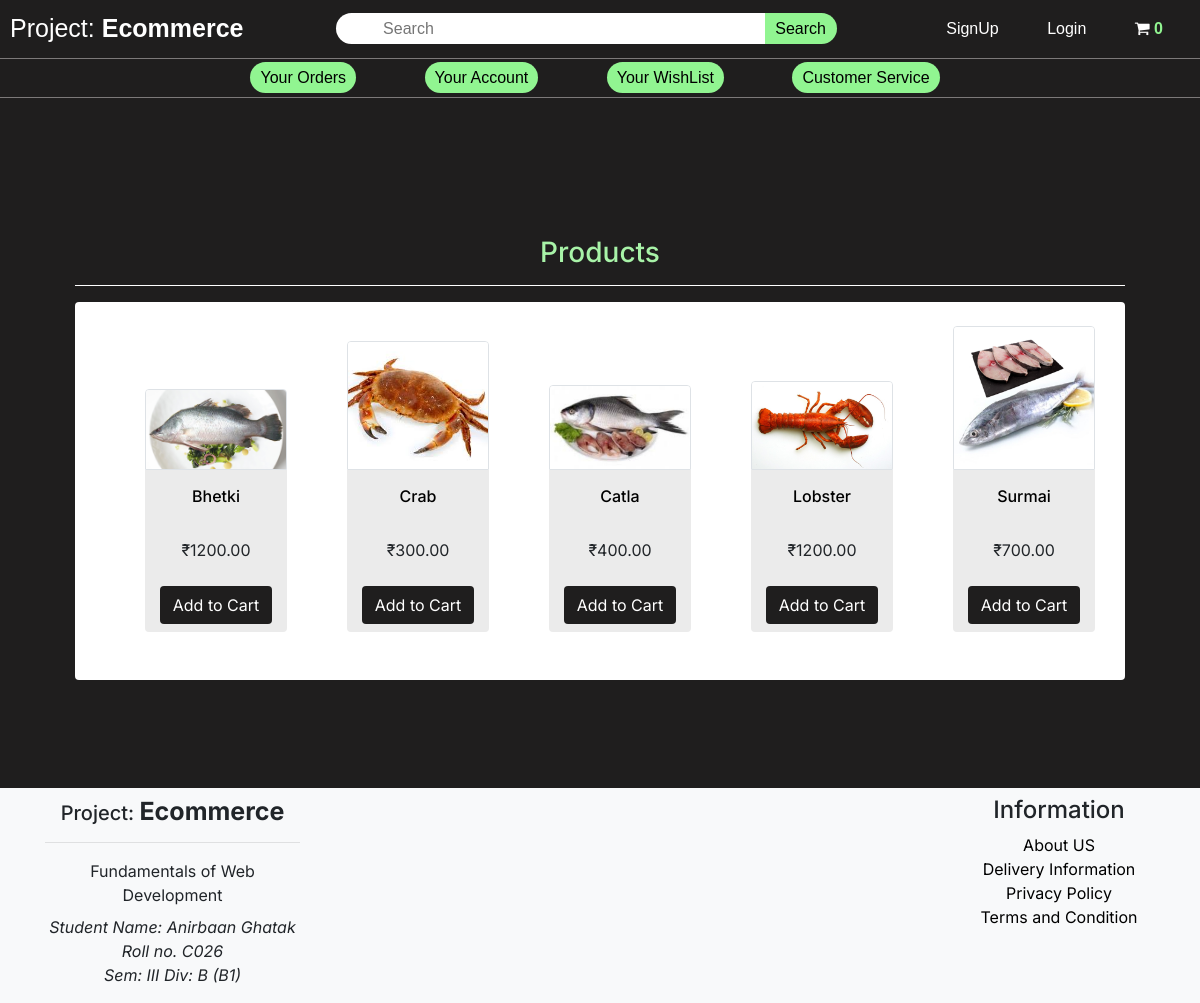
Screenshot of /productPage.php?category=fish with the database file from the repository.
### tables this page shows
CREATE TABLE `product` (
  `item_id` int(11) NOT NULL,
  `item_name` varchar(255) NOT NULL,
  `item_price` double(10, 2) NOT NULL,
  `item_image` varchar(255) NOT NULL,
  `item_qty` varchar(20) NOT NULL
);

### table1.php (called while the page is built, shortened)
<?php
class Dbcontrol
{
    protected $host = "localhost";
    protected $user = "root";
    protected $password = "";
    protected $database = "table1";
    public function __construct()
    {
        $this->con = mysqli_connect($this->host, $this->user, $this->password, $this->database);
    }
}

### functions.php (called while the page is built, shortened)
<?php
  require("database/table1.php");
  require("database/products.php");
  $db = new Dbcontrol();
  $prod = new Product($db);
  $products = $prod->getData();
  $Cart = new Cart($db);

### products.php (called while the page is built, shortened)
<?php
class Product
{
    public $db = null;
    public function __construct(Dbcontrol $db)
    {
        $this->db = $db;
    }
    public function getData($table = "product")
    {
        $result = $this->db->con->query("SELECT*FROM {$table}");
        $resultArr = array();
        while ($item = mysqli_fetch_array($result, MYSQLI_ASSOC)) {
            $resultArr[] = $item;
        }
        return $resultArr;
    }
}

### productPage.php (the view, shortened to what this page needs)
<?php
include("./header_php/header.php");
$category = $_GET['category'] ?? 'fruits';
$products = $prod->getData($category);
?>
<section id="productsList" class="background-body">
  <div class="container py-5">
    <h3 class="font-inter color-third">Products</h3>
    <hr class="cl1" />
    <div class="products background-secondary rounded pt-4">
      <?php foreach ($products as $item) { ?>
        <div class="item font-nato w-20 d-inline-block px-2 mb-5 lefalgn" style="height: 625%; width: 15%;">
          <a href="<?php printf("%s?category=%s&item_id=%s", "itempage.php", $category, $item["item_id"]); ?>"><img src="<?php echo $item["item_image"] ?? "../assets/assets3.jpg" ?>" alt="ipace1" class="rounded-top mx-auto d-inline-block background-secondary border" style="width: 100%;" /></a>
          <div class="text-center rounded-bottom background-prod border-top-primary">
            <h6 class="py-2 px-1 color-primary font-16 rounded w-50 d-inline-block mt-2">
              <?php echo $item["item_name"] ?? "Pear"; ?>
            </h6>
            <div class="price py-3">
              <span class="py-1 px-1 rounded">₹<?php echo $item["item_price"] ?? "100"; ?></span>
            </div>
            <div class="py-2">
              <form method="post">
                <?php
                if (in_array($item['item_id'], $Cart->getCid($prod->getData('cart')) ?? [])) {
                  echo '<button type="submit" disabled class="btn font-size-12">In the Cart</button>';
                } else {
                  echo '<button type="submit" name="ale" class="btn btn-custom font-size-12">Add to Cart</button>';
                }
                ?>
              </form>
            </div>
          </div>
        </div>
      <?php } ?>
    </div>
  </div>
</section>
<?php
include("./header_php/footer.php");
?>

### index.css (style rules this page uses)
.bod { text-align: center; font-family: "Inter", "Noto Sans JP", sans-serif; background-color: black; margin: 0; text-align: center; background-color: rgb(31, 30, 30); }
* { margin: 0; }

### style.css (style rules this page uses)
button, button:focus { outline: none !important; box-shadow: none !important; }
.border-top-primary { border-top: 1px solid #ebebeb; }
.cl1 { border-top: 1px solid #ffffff; }
.lefalgn { margin-left: 40px; }
.background-secondary { background-color: #ffffff; }
.background-prod { background-color: #ebebeb; }
.background-body { background-color: #1f1e1e; }
.color-primary { color: #000000; }
.color-third { color: #a8f3a8; }
.font-inter { font-family: "Inter", sans-serif; }
.font-16 { font-size: 16px; }
.btn-custom { background-color: #1f1e1e !important; color: #ffffff !important; font: 14px; border: 1px solid black; }
body { text-align: center; font-family: "Inter", "Noto Sans JP", sans-serif; background-color: black; margin: 0; text-align: center; background-color: rgb(31, 30, 30); }

### rows the page displays
product: item_image (picture), item_name "Bhetki", item_price "1200.00"
product: item_image (picture), item_name "Crab", item_price "300.00"
product: item_image (picture), item_name "Catla", item_price "400.00"
product: item_image (picture), item_name "Lobster", item_price "1200.00"
product: item_image (picture), item_name "Surmai", item_price "700.00"

### other values shown
count($prod->getData('cart')) "0"
